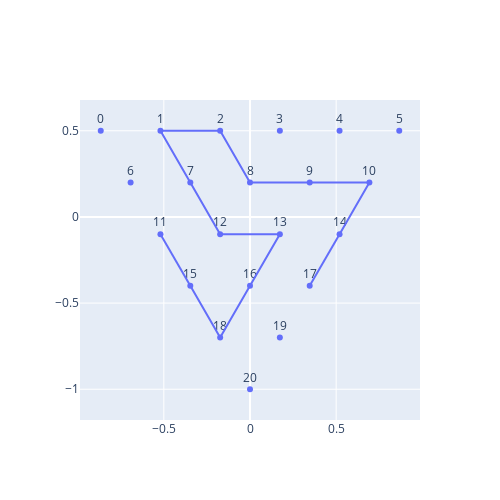
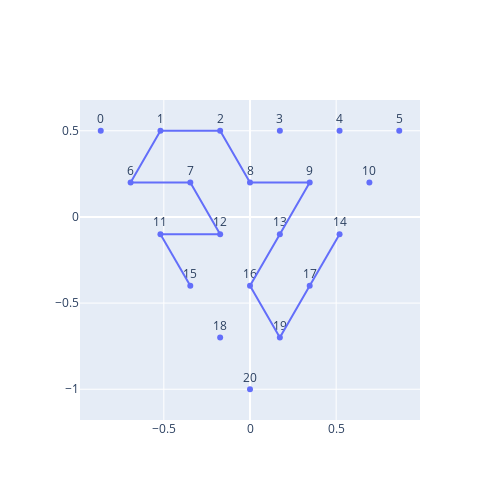
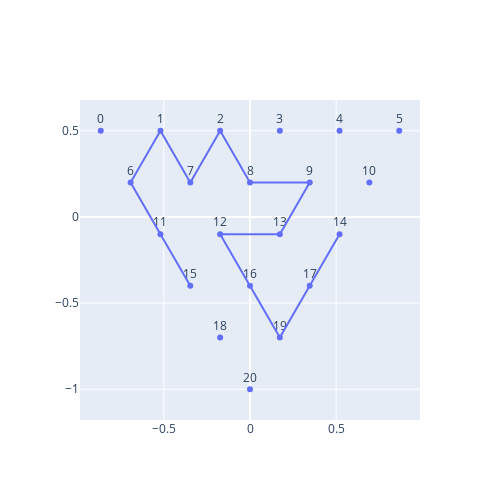
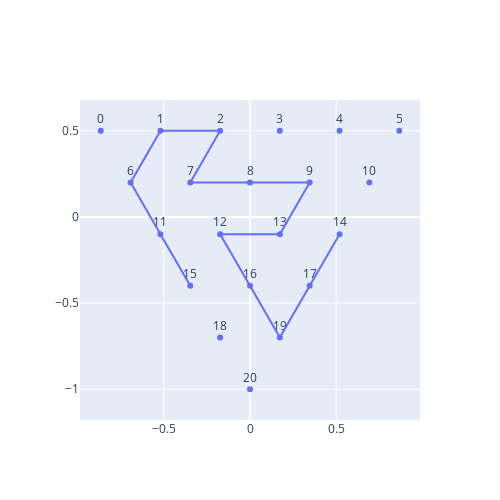

Notebook source saved alongside these figures, in order:
### Code cell
# Generate Edges for triangle

import itertools

# 5 sided triangle
CHOSEN_EDGES = [[11, 15], [15, 18], [16, 18], [13, 16], [12, 13], [1, 7], [7, 12], [1, 2], [2, 8], [8, 9], [9, 10], [10, 14], [14, 17]]

# 9 sided triangle
# CHOSEN_EDGES = [[40, 34], [34, 28], [28, 35], [35, 29], [29, 21], [21, 20], [20, 19], [19, 10], [10, 11], [11, 12], [12, 3], [3, 4], [4, 13], [13, 22], [22, 14], [14, 15], [15, 16], [16, 7], [7, 8], [8, 17], [17, 25], [25, 33], [33, 32], [32, 38], [38, 31], [31, 24], [24, 23], [23, 30], [30, 37], [37, 42], [42, 36], [36, 41], [41, 45], [45, 46], [46, 50], [50, 53], [53, 51], [51, 47], [47, 43], [43, 44], [44, 39]]

def get_neighbors(coords, side_length):
    edges = set()
    def distance(a, b):
        return ((a[0] - b[0])**2 + (a[1] - b[1])**2)**0.5
    neighbor_distance = distance(coords[0], coords[-1])/side_length
    for i, coord_1 in enumerate(coords):
        for j, coord_2 in enumerate(coords):
            if distance(coord_1, coord_2) < neighbor_distance*1.1 and i != j:
                edges.add(frozenset([i, j]))
    return [list(edge) for edge in edges]

def find_gosper_paths(coords, corner_points, edge_points, side_length):

    corner_points = sorted(corner_points)
    neighbors = get_neighbors(coords, side_length)
    graph = Graph(neighbors, len(coords))

    edge_point_count = side_length - 1

    top_edge = edge_points[corner_points[0], corner_points[1]]
    left_edge = edge_points[corner_points[2], corner_points[0]]
    right_edge = edge_points[corner_points[2], corner_points[1]][::-1] # reverse to align w/ left edge
    
    # Create permutations of patterns of edge points to exclude
    exclude_patterns = list(itertools.product([False, True], repeat = edge_point_count//2))

    # Calculate combinations of points that need to be excluded
    exclude_point_groups = []
    for top_exclude_pattern in exclude_patterns:
        for side_exclude_pattern in exclude_patterns:
            exclude_point_group = []
            for i, exclude in enumerate(top_exclude_pattern):
                point_to_exclude = i if exclude else edge_point_count - 1 - i
                exclude_point_group.append(top_edge[point_to_exclude])
            for i, exclude in enumerate(side_exclude_pattern):
                point_to_exclude = i if exclude else edge_point_count - 1 - i
                exclude_point_group.append(left_edge[point_to_exclude])
                exclude_point_group.append(right_edge[point_to_exclude])
            exclude_point_groups.append(exclude_point_group)

    # Calculate edges that triangles will share
    begin_shared_edge = left_edge[edge_point_count//2-1: edge_point_count//2+1]
    end_shared_edge = right_edge[edge_point_count//2-1: edge_point_count//2+1]
    all_paths = []
    for exclude_point_group in exclude_point_groups:
        begin_point = begin_shared_edge[0] if begin_shared_edge[1] in exclude_point_group else begin_shared_edge[1]
        end_point = end_shared_edge[0] if end_shared_edge[1] in exclude_point_group else end_shared_edge[1]
        paths = find_all_hamiltonian_paths(graph, begin_point, end_point, coords, corner_points + exclude_point_group)
        full_paths = [[path] + [begin_shared_edge, end_shared_edge] for path in paths]
        all_paths += full_paths

    for path in all_paths[:10]:
        show_2d_points(triangle_coords, path)
    return all_paths

paths = find_gosper_paths(triangle_coords, triangle_corner_points, triangle_edge_points, TRIANGLE_LENGTH)

show_2d_points(triangle_coords, CHOSEN_EDGES)
print(CHOSEN_EDGES)
CHOSEN_EDGES = paths[0]

### Figure 1 — Plotly figure (JSON) as saved in the notebook; plotly's stock layout.template omitted (floating-point values rounded to 4 significant figures)
{"data": [{"hovertemplate": "x=%{x}<br>y=%{y}<br>text=%{text}<extra></extra>", "legendgroup": "", "marker": {"color": "#636efa", "symbol": "circle"}, "mode": "markers+text", "name": "", "orientation": "v", "showlegend": false, "text": [0, 1, 2, 3, 4, 5, 6, 7, 8, 9, 10, 11, 12, 13, 14, 15, 16, 17, 18, 19, 20], "textposition": "top center", "type": "scatter", "x": [-0.866, -0.5196, -0.1732, 0.1732, 0.5196, 0.866, -0.6928, -0.3464, 0, 0.3464, 0.6928, -0.5196, -0.1732, 0.1732, 0.5196, -0.3464, 0, 0.3464, -0.1732, 0.1732, 0], "xaxis": "x", "y": [0.5, 0.5, 0.5, 0.5, 0.5, 0.5, 0.2, 0.2, 0.2, 0.2, 0.2, -0.1, -0.1, -0.1, -0.1, -0.4, -0.4, -0.4, -0.7, -0.7, -1], "yaxis": "y"}, {"hovertemplate": "x=%{x}<br>y=%{y}<extra></extra>", "legendgroup": "", "line": {"color": "#636efa", "dash": "solid"}, "marker": {"symbol": "circle"}, "mode": "lines", "name": "", "orientation": "v", "showlegend": false, "textposition": "top center", "type": "scatter", "x": [-0.3464, -0.1732, 0, 0.1732, -0.1732, -0.3464, -0.5196, -0.1732, 0, 0.3464, 0.6928, 0.5196], "xaxis": "x", "y": [-0.4, -0.7, -0.4, -0.1, -0.1, 0.2, 0.5, 0.5, 0.2, 0.2, 0.2, -0.1], "yaxis": "y"}, {"hovertemplate": "x=%{x}<br>y=%{y}<extra></extra>", "legendgroup": "", "line": {"color": "#636efa", "dash": "solid"}, "marker": {"symbol": "circle"}, "mode": "lines", "name": "", "orientation": "v", "showlegend": false, "textposition": "top center", "type": "scatter", "x": [-0.3464, -0.5196], "xaxis": "x", "y": [-0.4, -0.1], "yaxis": "y"}, {"hovertemplate": "x=%{x}<br>y=%{y}<extra></extra>", "legendgroup": "", "line": {"color": "#636efa", "dash": "solid"}, "marker": {"symbol": "circle"}, "mode": "lines", "name": "", "orientation": "v", "showlegend": false, "textposition": "top center", "type": "scatter", "x": [0.5196, 0.3464], "xaxis": "x", "y": [-0.1, -0.4], "yaxis": "y"}], "layout": {"height": 500, "width": 500, "yaxis": {"scaleanchor": "x", "scaleratio": 1}}}

### Figure 2 — Plotly figure (JSON) as saved in the notebook; plotly's stock layout.template omitted (floating-point values rounded to 4 significant figures)
{"data": [{"hovertemplate": "x=%{x}<br>y=%{y}<br>text=%{text}<extra></extra>", "legendgroup": "", "marker": {"color": "#636efa", "symbol": "circle"}, "mode": "markers+text", "name": "", "orientation": "v", "showlegend": false, "text": [0, 1, 2, 3, 4, 5, 6, 7, 8, 9, 10, 11, 12, 13, 14, 15, 16, 17, 18, 19, 20], "textposition": "top center", "type": "scatter", "x": [-0.866, -0.5196, -0.1732, 0.1732, 0.5196, 0.866, -0.6928, -0.3464, 0, 0.3464, 0.6928, -0.5196, -0.1732, 0.1732, 0.5196, -0.3464, 0, 0.3464, -0.1732, 0.1732, 0], "xaxis": "x", "y": [0.5, 0.5, 0.5, 0.5, 0.5, 0.5, 0.2, 0.2, 0.2, 0.2, 0.2, -0.1, -0.1, -0.1, -0.1, -0.4, -0.4, -0.4, -0.7, -0.7, -1], "yaxis": "y"}, {"hovertemplate": "x=%{x}<br>y=%{y}<extra></extra>", "legendgroup": "", "line": {"color": "#636efa", "dash": "solid"}, "marker": {"symbol": "circle"}, "mode": "lines", "name": "", "orientation": "v", "showlegend": false, "textposition": "top center", "type": "scatter", "x": [-0.5196, -0.1732, -0.3464, -0.6928, -0.5196, -0.1732, 0, 0.3464, 0.1732, 0, 0.1732, 0.3464], "xaxis": "x", "y": [-0.1, -0.1, 0.2, 0.2, 0.5, 0.5, 0.2, 0.2, -0.1, -0.4, -0.7, -0.4], "yaxis": "y"}, {"hovertemplate": "x=%{x}<br>y=%{y}<extra></extra>", "legendgroup": "", "line": {"color": "#636efa", "dash": "solid"}, "marker": {"symbol": "circle"}, "mode": "lines", "name": "", "orientation": "v", "showlegend": false, "textposition": "top center", "type": "scatter", "x": [-0.3464, -0.5196], "xaxis": "x", "y": [-0.4, -0.1], "yaxis": "y"}, {"hovertemplate": "x=%{x}<br>y=%{y}<extra></extra>", "legendgroup": "", "line": {"color": "#636efa", "dash": "solid"}, "marker": {"symbol": "circle"}, "mode": "lines", "name": "", "orientation": "v", "showlegend": false, "textposition": "top center", "type": "scatter", "x": [0.5196, 0.3464], "xaxis": "x", "y": [-0.1, -0.4], "yaxis": "y"}], "layout": {"height": 500, "width": 500, "yaxis": {"scaleanchor": "x", "scaleratio": 1}}}

### Figure 3 — Plotly figure (JSON) as saved in the notebook; plotly's stock layout.template omitted (floating-point values rounded to 4 significant figures)
{"data": [{"hovertemplate": "x=%{x}<br>y=%{y}<br>text=%{text}<extra></extra>", "legendgroup": "", "marker": {"color": "#636efa", "symbol": "circle"}, "mode": "markers+text", "name": "", "orientation": "v", "showlegend": false, "text": [0, 1, 2, 3, 4, 5, 6, 7, 8, 9, 10, 11, 12, 13, 14, 15, 16, 17, 18, 19, 20], "textposition": "top center", "type": "scatter", "x": [-0.866, -0.5196, -0.1732, 0.1732, 0.5196, 0.866, -0.6928, -0.3464, 0, 0.3464, 0.6928, -0.5196, -0.1732, 0.1732, 0.5196, -0.3464, 0, 0.3464, -0.1732, 0.1732, 0], "xaxis": "x", "y": [0.5, 0.5, 0.5, 0.5, 0.5, 0.5, 0.2, 0.2, 0.2, 0.2, 0.2, -0.1, -0.1, -0.1, -0.1, -0.4, -0.4, -0.4, -0.7, -0.7, -1], "yaxis": "y"}, {"hovertemplate": "x=%{x}<br>y=%{y}<extra></extra>", "legendgroup": "", "line": {"color": "#636efa", "dash": "solid"}, "marker": {"symbol": "circle"}, "mode": "lines", "name": "", "orientation": "v", "showlegend": false, "textposition": "top center", "type": "scatter", "x": [-0.5196, -0.6928, -0.5196, -0.3464, -0.1732, 0, 0.3464, 0.1732, -0.1732, 0, 0.1732, 0.3464], "xaxis": "x", "y": [-0.1, 0.2, 0.5, 0.2, 0.5, 0.2, 0.2, -0.1, -0.1, -0.4, -0.7, -0.4], "yaxis": "y"}, {"hovertemplate": "x=%{x}<br>y=%{y}<extra></extra>", "legendgroup": "", "line": {"color": "#636efa", "dash": "solid"}, "marker": {"symbol": "circle"}, "mode": "lines", "name": "", "orientation": "v", "showlegend": false, "textposition": "top center", "type": "scatter", "x": [-0.3464, -0.5196], "xaxis": "x", "y": [-0.4, -0.1], "yaxis": "y"}, {"hovertemplate": "x=%{x}<br>y=%{y}<extra></extra>", "legendgroup": "", "line": {"color": "#636efa", "dash": "solid"}, "marker": {"symbol": "circle"}, "mode": "lines", "name": "", "orientation": "v", "showlegend": false, "textposition": "top center", "type": "scatter", "x": [0.5196, 0.3464], "xaxis": "x", "y": [-0.1, -0.4], "yaxis": "y"}], "layout": {"height": 500, "width": 500, "yaxis": {"scaleanchor": "x", "scaleratio": 1}}}

### Figure 4 — Plotly figure (JSON) as saved in the notebook; plotly's stock layout.template omitted (floating-point values rounded to 4 significant figures)
{"data": [{"hovertemplate": "x=%{x}<br>y=%{y}<br>text=%{text}<extra></extra>", "legendgroup": "", "marker": {"color": "#636efa", "symbol": "circle"}, "mode": "markers+text", "name": "", "orientation": "v", "showlegend": false, "text": [0, 1, 2, 3, 4, 5, 6, 7, 8, 9, 10, 11, 12, 13, 14, 15, 16, 17, 18, 19, 20], "textposition": "top center", "type": "scatter", "x": [-0.866, -0.5196, -0.1732, 0.1732, 0.5196, 0.866, -0.6928, -0.3464, 0, 0.3464, 0.6928, -0.5196, -0.1732, 0.1732, 0.5196, -0.3464, 0, 0.3464, -0.1732, 0.1732, 0], "xaxis": "x", "y": [0.5, 0.5, 0.5, 0.5, 0.5, 0.5, 0.2, 0.2, 0.2, 0.2, 0.2, -0.1, -0.1, -0.1, -0.1, -0.4, -0.4, -0.4, -0.7, -0.7, -1], "yaxis": "y"}, {"hovertemplate": "x=%{x}<br>y=%{y}<extra></extra>", "legendgroup": "", "line": {"color": "#636efa", "dash": "solid"}, "marker": {"symbol": "circle"}, "mode": "lines", "name": "", "orientation": "v", "showlegend": false, "textposition": "top center", "type": "scatter", "x": [-0.5196, -0.6928, -0.5196, -0.1732, -0.3464, 0, 0.3464, 0.1732, -0.1732, 0, 0.1732, 0.3464], "xaxis": "x", "y": [-0.1, 0.2, 0.5, 0.5, 0.2, 0.2, 0.2, -0.1, -0.1, -0.4, -0.7, -0.4], "yaxis": "y"}, {"hovertemplate": "x=%{x}<br>y=%{y}<extra></extra>", "legendgroup": "", "line": {"color": "#636efa", "dash": "solid"}, "marker": {"symbol": "circle"}, "mode": "lines", "name": "", "orientation": "v", "showlegend": false, "textposition": "top center", "type": "scatter", "x": [-0.3464, -0.5196], "xaxis": "x", "y": [-0.4, -0.1], "yaxis": "y"}, {"hovertemplate": "x=%{x}<br>y=%{y}<extra></extra>", "legendgroup": "", "line": {"color": "#636efa", "dash": "solid"}, "marker": {"symbol": "circle"}, "mode": "lines", "name": "", "orientation": "v", "showlegend": false, "textposition": "top center", "type": "scatter", "x": [0.5196, 0.3464], "xaxis": "x", "y": [-0.1, -0.4], "yaxis": "y"}], "layout": {"height": 500, "width": 500, "yaxis": {"scaleanchor": "x", "scaleratio": 1}}}
